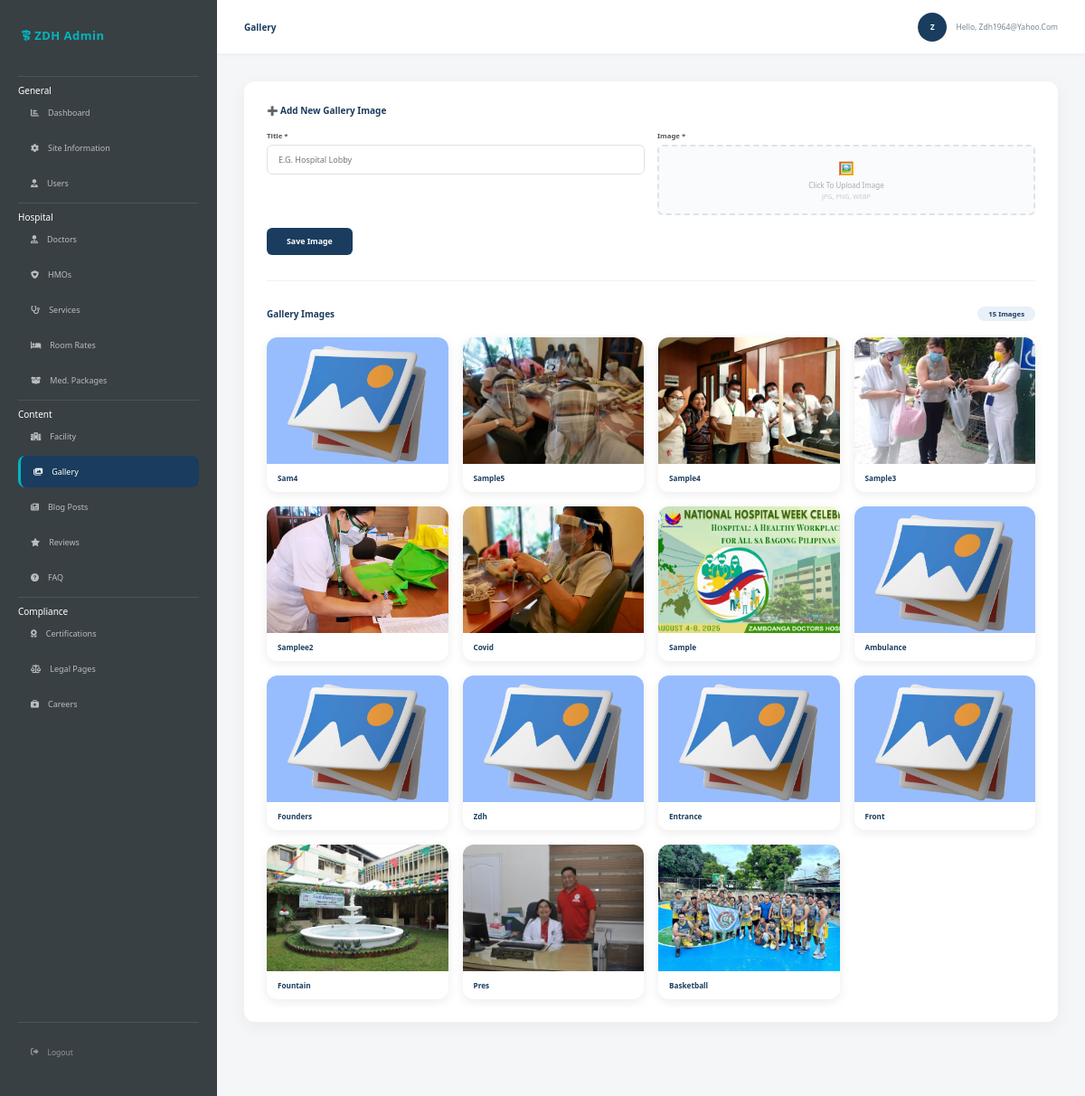
The app's page /admin/index.php?page=gallery (signed in) with its own data.
### tables this page shows
CREATE TABLE `gallery` (
  `id` int(11) NOT NULL,
  `title` varchar(150) NOT NULL,
  `image` varchar(255) DEFAULT '',
  `created_at` timestamp NOT NULL DEFAULT current_timestamp()
);

### admin/pages/gallery.php (the view, shortened to what this page needs)
<?php
global $con;
$items  = [];
$result = mysqli_query($con, "SELECT * FROM gallery ORDER BY created_at DESC");
while ($row = mysqli_fetch_assoc($result)) $items[] = $row;
?>
<h4 id="formTitle" style="margin-bottom:16px;font-size:1rem;color:#1a3c5e;">➕ Add New Gallery Image</h4>
<div id="galleryForm">
    <div style="display:grid;grid-template-columns:1fr 1fr;gap:14px;margin-bottom:14px;">
        <div>
            <label style="font-size:0.78rem;font-weight:600;color:#555;display:block;margin-bottom:5px;">Title *</label>
            <input type="text" id="title" placeholder="e.g. Hospital Lobby"
                style="width:100%;padding:9px 12px;border:1px solid #dde3ea;border-radius:6px;font-size:0.9rem;font-family:inherit;outline:none;">
        </div>
        <div>
            <label style="font-size:0.78rem;font-weight:600;color:#555;display:block;margin-bottom:5px;">Image *</label>
            <div id="uploadArea" onclick="document.getElementById('imageInput').click()"
                style="border:2px dashed #dde3ea;border-radius:6px;padding:14px;text-align:center;cursor:pointer;background:#fafbfc;">
                <div id="uploadPlaceholder">
                    <div style="font-size:1.4rem;margin-bottom:4px;">🖼️</div>
                    <div style="font-size:0.8rem;color:#aaa;">Click to upload image</div>
                    <div style="font-size:0.72rem;color:#ccc;margin-top:2px;">JPG, PNG, WEBP</div>
                </div>
            </div>
        </div>
    </div>
    <div style="display:flex;gap:10px;">
        <button onclick="saveItem()"
            style="padding:9px 22px;background:#1a3c5e;color:white;border:none;border-radius:6px;font-size:0.88rem;font-weight:600;cursor:pointer;">
            Save Image
        </button>
    </div>
</div>
<hr style="margin:28px 0;border:none;border-top:1px solid #eef1f5;">
<div style="display:flex;align-items:center;justify-content:space-between;margin-bottom:18px;">
    <h4 style="font-size:1rem;color:#1a3c5e;">Gallery Images</h4>
    <span id="galleryCount" style="background:#e8f0f8;color:#1a3c5e;font-size:0.78rem;font-weight:700;padding:3px 12px;border-radius:20px;">
        <?= count($items) ?> image<?= count($items) !== 1 ? 's' : '' ?>
    </span>
</div>
<div id="galleryGrid" style="display:grid;grid-template-columns:repeat(auto-fill,minmax(180px,1fr));gap:16px;">
    <?php if (empty($items)): ?>
        <p id="emptyMsg" style="color:#aaa;font-size:0.9rem;grid-column:1/-1;padding:30px 0;text-align:center;">
            No images yet. Add one above.
        </p>
    <?php else: ?>
        <?php foreach ($items as $item): ?>
        <div id="gitem-<?= $item['id'] ?>" style="border-radius:12px;overflow:hidden;box-shadow:0 3px 12px rgba(0,0,0,0.08);background:#fff;position:relative;group">
            <div style="position:relative;height:140px;overflow:hidden;">
            </div>
            <div style="padding:10px 12px;">
                <p style="font-size:0.82rem;font-weight:600;color:#1a3c5e;white-space:nowrap;overflow:hidden;text-overflow:ellipsis;">
                    <?= htmlspecialchars($item['title']) ?>
                </p>
            </div>
        </div>
        <?php endforeach; ?>
    <?php endif; ?>
</div>

### css/style.css (style rules this page uses)
:root { --blue: #00b6bd; --black: #394044; --wight: #fff; }
body { overflow-x: hidden; }
* { font-family: "Inter", sans-serif; margin: 0; padding: 0; text-decoration: none; text-transform: capitalize; outline: none; box-sizing: border-box; transition: all linear 0.2s; }
html { font-size: 62.5%; overflow-x: hidden; scroll-behavior: smooth; }
hr { border-color: #9a9fa5; margin: 30px 0 20px; }

### admin/index.php (style rules this page uses)
:root { --blue: #00b6bd; --blue-dark: #008f95; --navy: #1a3c5e; --black: #394044; --white: #fff; --bg: #f4f6f8; --border: #eef1f5; }
* { margin:0; padding:0; box-sizing:border-box; font-family: Segoe UI, sans-serif; }

### records on screen
gallery: title "Sam4"
gallery: title "Sample5"
gallery: title "Sample4"
gallery: title "Sample3"
gallery: title "Samplee2"
gallery: title "Covid"
gallery: title "Sample"
gallery: title "Ambulance"
gallery: title "Founders"
gallery: title "Zdh"
gallery: title "Entrance"
gallery: title "Front"
gallery: title "Fountain"
gallery: title "Pres"
gallery: title "Basketball"

### other values on screen
$page "Gallery"
substr($_SESSION['username'], 0, 1) "Z"
$_SESSION['username'] "Zdh1964@yahoo.com"
count($items) "15"
